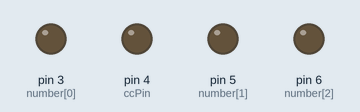
The sketch below on a simulated Arduino Uno, built with avr-gcc and run on an emulated ATmega328P. On the bench: output pins drawn as LEDs (lit = HIGH).

Above: at 0.05 s.
At 7.95 s:
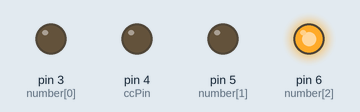
Timing chart, 0 to 16.9 s (numbered marks = the images above):
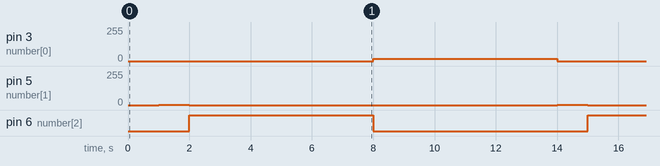

Measured:
- by itself, pin 3 (number[0]): alternates 16/255 for 6.0 s and 0/255 for 7.0 s
- by itself, pin 5 (number[1]): alternates 2/255 for 1.0 s and 0/255 for 12.0 s
- by itself, pin 6 (number[2]): alternates HIGH for 6.0 s and LOW for 7.0 s

The sketch:

RGBModelICC.ino
```cpp
// PROJECT  :RGBModelICC (In Class Code)
// PURPOSE  :Explore data modeling options for an RGBLED
// DEVICE   :Arduino
// AUTHOR   :C. D'Arcy
// DATE     :2018 11 14-22
// uC       :328
// COURSE   :ICS3U
// STATUS   :Working
// REFERENCE:http://darcy.rsgc.on.ca/ACES/TEI3M/DataModelingExercises.html
#include <TimerOne.h>
uint8_t ccPin = 4;                      //the longest lead is the common cathode lead
volatile uint8_t index = 0;             //used to index each of the leads in rotation
//Parallel Arrays                       //Model 1
uint8_t number[] = {3, 5, 6};           //pin numbers for each of the three leads
uint8_t level[] = {16, 2, 255};         //analog levels for each lead
//uint8_t numElements = sizeof(number); //autodetermine the number of leads

// Matrix structure (added duration...) //Model 2
uint8_t RGBLED[3][3] = {{3, 16, 1}, {5, 2, 2}, {6, 255, 6} };
//uint8_t numElements = sizeof(RGBLED) /sizeof(RGBLED[0]) ; //autodetermine the number of leads

// Use of structs                       //Model 2
struct LED {                            //tightest binding of realted parameters
  uint8_t number;                       //pn number
  uint8_t level;                        //PWM value
  uint8_t duration;                     //length of time to display in seconds
};
//identical syntax for initially populating the data structure
LED device [3] = {{3, 16, 6}, {5, 2, 1}, {6, 255, 6} };
uint8_t numElements = sizeof(device) / sizeof(LED); //autodetermine the number of leads

void setup() {
  Serial.begin(9600);
  pinMode(ccPin, OUTPUT);                   //declare the CC (common cathode) pin for writing to
  digitalWrite(ccPin, LOW);                 //provide a sink for the current to flow into
  //declare all other leads to be used for output
  for (uint8_t i = 0; i < numElements; i++) {
    //pinMode(number[i], OUTPUT);
    //pinMode(RGBLED[i][0], OUTPUT);        //Column 0 contains the pin number
    pinMode(device[i].number, OUTPUT);      //number field contains the pin number
  }

  Timer1.initialize(1000000);                 //request a notification at regular intervals (us)
  //  Timer1.attachInterrupt(parallelArrays); //provide the name of our interrupt service routine
  //  Timer1.attachInterrupt(matrixStructure);//provide the name of our interrupt service routine
  Timer1.attachInterrupt(arrayStructs);       //provide the name of our interrupt service routine
}

void parallelArrays() {
  analogWrite(RGBLED[index][1], 0);           //turn off the current LED (ground the anode lead)
  index = (index + 1) % numElements;          //cyclic advancement in array index
  analogWrite(number[index], level[index]);   //apply the analog voltage level to the new LED
}

void matrixStructure() {
  analogWrite(number[index], 0);                  //turn off the current LED (ground the anode lead)
  index = (index + 1) % numElements;              //cyclic advancement in array index
  analogWrite(RGBLED[index][0], RGBLED[index][1]);//apply the analog voltage level to the new LED
  Timer1.setPeriod(RGBLED[index][2] * 1000000);
}

void arrayStructs() {
  analogWrite(device[index].number, 0);           //turn off the current LED (ground the anode lead)
  index = (index + 1) % numElements;              //cyclic advancement in array index
  analogWrite(device[index].number, device[index].level); //apply the analog voltage level to the new LED
  Timer1.setPeriod(device[index].duration * 1E6); //1E6 shoft form of 1000000
}

void loop() {}                              //nothing to do but sit back and watch the action
```
